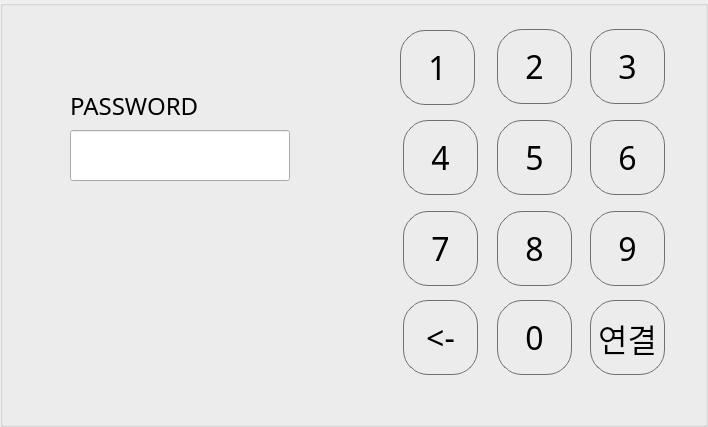
  <widget class="QGroupBox" name="grp_pwsetting">
   <property name="geometry">
    <rect>
     <x>40</x>
     <y>100</y>
     <width>708</width>
     <height>427</height>
    </rect>
   </property>
   <property name="title">
    <string/>
   </property>
   <widget class="QPushButton" name="b__3">
    <property name="geometry">
     <rect>
      <x>590</x>
      <y>29</y>
      <width>75</width>
      <height>75</height>
     </rect>
    </property>
    <property name="font">
     <font>
      <family>sunfont</family>
      <pointsize>24</pointsize>
     </font>
    </property>
    <property name="focusPolicy">
     <enum>Qt::NoFocus</enum>
    </property>
    <property name="styleSheet">
     <string>border: 1px solid rgb(112, 112, 112); 
Border-radius: 25px</string>
    </property>
    <property name="text">
     <string>3</string>
    </property>
   </widget>
   <widget class="QPushButton" name="b__0">
    <property name="geometry">
     <rect>
      <x>497</x>
      <y>300</y>
      <width>75</width>
      <height>75</height>
     </rect>
    </property>
    <property name="font">
     <font>
      <family>sunfont</family>
      <pointsize>24</pointsize>
     </font>
    </property>
    <property name="focusPolicy">
     <enum>Qt::NoFocus</enum>
    </property>
    <property name="styleSheet">
     <string>border: 1px solid rgb(112, 112, 112); 
Border-radius: 25px</string>
    </property>
    <property name="text">
     <string>0</string>
    </property>
   </widget>
   <widget class="QPushButton" name="b__7">
    <property name="geometry">
     <rect>
      <x>403</x>
      <y>211</y>
      <width>75</width>
      <height>75</height>
     </rect>
    </property>
    <property name="font">
     <font>
      <family>sunfont</family>
      <pointsize>24</pointsize>
     </font>
    </property>
    <property name="focusPolicy">
     <enum>Qt::NoFocus</enum>
    </property>
    <property name="styleSheet">
     <string>border: 1px solid rgb(112, 112, 112); 
Border-radius: 25px</string>
    </property>
    <property name="text">
     <string>7</string>
    </property>
   </widget>
   <widget class="QPushButton" name="b__1">
    <property name="geometry">
     <rect>
      <x>400</x>
      <y>30</y>
      <width>75</width>
      <height>75</height>
     </rect>
    </property>
    <property name="font">
     <font>
      <family>sunfont</family>
      <pointsize>24</pointsize>
      <kerning>true</kerning>
     </font>
    </property>
    <property name="focusPolicy">
     <enum>Qt::NoFocus</enum>
    </property>
    <property name="autoFillBackground">
     <bool>false</bool>
    </property>
    <property name="styleSheet">
     <string>border: 1px solid rgb(112, 112, 112); 
Border-radius: 25px</string>
    </property>
    <property name="text">
     <string>1</string>
    </property>
    <property name="checkable">
     <bool>false</bool>
    </property>
    <property name="autoRepeat">
     <bool>false</bool>
    </property>
    <property name="autoDefault">
     <bool>true</bool>
    </property>
    <property name="default">
     <bool>false</bool>
    </property>
    <property name="flat">
     <bool>false</bool>
    </property>
   </widget>
   <widget class="QPushButton" name="b__9">
    <property name="geometry">
     <rect>
      <x>590</x>
      <y>211</y>
      <width>75</width>
      <height>75</height>
     </rect>
    </property>
    <property name="font">
     <font>
      <family>sunfont</family>
      <pointsize>24</pointsize>
     </font>
    </property>
    <property name="focusPolicy">
     <enum>Qt::NoFocus</enum>
    </property>
    <property name="styleSheet">
     <string>border: 1px solid rgb(112, 112, 112); 
Border-radius: 25px</string>
    </property>
    <property name="text">
     <string>9</string>
    </property>
   </widget>
   <widget class="QPushButton" name="b__6">
    <property name="geometry">
     <rect>
      <x>590</x>
      <y>120</y>
      <width>75</width>
      <height>75</height>
     </rect>
    </property>
    <property name="font">
     <font>
      <family>sunfont</family>
      <pointsize>24</pointsize>
     </font>
    </property>
    <property name="focusPolicy">
     <enum>Qt::NoFocus</enum>
    </property>
    <property name="styleSheet">
     <string>border: 1px solid rgb(112, 112, 112); 
Border-radius: 25px</string>
    </property>
    <property name="text">
     <string>6</string>
    </property>
   </widget>
   <widget class="QPushButton" name="b__8">
    <property name="geometry">
     <rect>
      <x>497</x>
      <y>211</y>
      <width>75</width>
      <height>75</height>
     </rect>
    </property>
    <property name="font">
     <font>
      <family>sunfont</family>
      <pointsize>24</pointsize>
     </font>
    </property>
    <property name="focusPolicy">
     <enum>Qt::NoFocus</enum>
    </property>
    <property name="styleSheet">
     <string notr="true">border: 1px solid rgb(112, 112, 112); 
Border-radius: 25px</string>
    </property>
    <property name="text">
     <string>8</string>
    </property>
   </widget>
   <widget class="QPushButton" name="b__bs">
    <property name="geometry">
     <rect>
      <x>403</x>
      <y>300</y>
      <width>75</width>
      <height>75</height>
     </rect>
    </property>
    <property name="font">
     <font>
      <family>sunfont</family>
      <pointsize>24</pointsize>
     </font>
    </property>
    <property name="focusPolicy">
     <enum>Qt::NoFocus</enum>
    </property>
    <property name="styleSheet">
     <string>border: 1px solid rgb(112, 112, 112); 
Border-radius: 25px</string>
    </property>
    <property name="text">
     <string>&lt;-</string>
    </property>
   </widget>
   <widget class="QPushButton" name="b__2">
    <property name="geometry">
     <rect>
      <x>497</x>
      <y>29</y>
      <width>75</width>
      <height>75</height>
     </rect>
    </property>
    <property name="font">
     <font>
      <family>sunfont</family>
      <pointsize>24</pointsize>
     </font>
    </property>
    <property name="focusPolicy">
     <enum>Qt::NoFocus</enum>
    </property>
    <property name="styleSheet">
     <string>border: 1px solid rgb(112, 112, 112); 
Border-radius: 25px</string>
    </property>
    <property name="text">
     <string>2</string>
    </property>
   </widget>
   <widget class="QPushButton" name="b__4">
    <property name="geometry">
     <rect>
      <x>403</x>
      <y>120</y>
      <width>75</width>
      <height>75</height>
     </rect>
    </property>
    <property name="font">
     <font>
      <family>sunfont</family>
      <pointsize>24</pointsize>
     </font>
    </property>
    <property name="focusPolicy">
     <enum>Qt::NoFocus</enum>
    </property>
    <property name="styleSheet">
     <string notr="true">border: 1px solid rgb(112, 112, 112); 
Border-radius: 25px</string>
    </property>
    <property name="text">
     <string>4</string>
    </property>
   </widget>
   <widget class="QLabel" name="l_pw_label">
    <property name="geometry">
     <rect>
      <x>70</x>
      <y>90</y>
      <width>179</width>
      <height>31</height>
     </rect>
    </property>
    <property name="font">
     <font>
      <family>sunfont</family>
      <pointsize>18</pointsize>
     </font>
    </property>
    <property name="text">
     <string>PASSWORD</string>
    </property>
   </widget>
   <widget class="QLineEdit" name="lineEdit_pw">
    <property name="geometry">
     <rect>
      <x>70</x>
      <y>130</y>
      <width>220</width>
      <height>51</height>
     </rect>
    </property>
    <property name="palette">
     <palette>
      <active>
       <colorrole role="Highlight">
        <brush brushstyle="SolidPattern">
         <color alpha="255">
          <red>255</red>
          <green>85</green>
          <blue>0</blue>
         </color>
        </brush>
       </colorrole>
      </active>
      <inactive>
       <colorrole role="Highlight">
        <brush brushstyle="SolidPattern">
         <color alpha="255">
          <red>255</red>
          <green>85</green>
          <blue>0</blue>
         </color>
        </brush>
       </colorrole>
      </inactive>
      <disabled>
       <colorrole role="Highlight">
        <brush brushstyle="SolidPattern">
         <color alpha="255">
          <red>240</red>
          <green>240</green>
          <blue>240</blue>
         </color>
        </brush>
       </colorrole>
      </disabled>
     </palette>
    </property>
    <property name="font">
     <font>
      <family>sunfont</family>
      <pointsize>22</pointsize>
     </font>
    </property>
    <property name="text">
     <string/>
    </property>
   </widget>
   <widget class="QPushButton" name="b__try_connect">
    <property name="geometry">
     <rect>
      <x>590</x>
      <y>300</y>
      <width>75</width>
      <height>75</height>
     </rect>
    </property>
    <property name="font">
     <font>
      <family>sunfont</family>
      <pointsize>24</pointsize>
     </font>
    </property>
    <property name="focusPolicy">
     <enum>Qt::NoFocus</enum>
    </property>
    <property name="styleSheet">
     <string>border: 1px solid rgb(112, 112, 112); 
Border-radius: 25px</string>
    </property>
    <property name="text">
     <string>연결</string>
    </property>
   </widget>
   <widget class="QPushButton" name="b__5">
    <property name="geometry">
     <rect>
      <x>497</x>
      <y>120</y>
      <width>75</width>
      <height>75</height>
     </rect>
    </property>
    <property name="font">
     <font>
      <family>sunfont</family>
      <pointsize>24</pointsize>
     </font>
    </property>
    <property name="focusPolicy">
     <enum>Qt::NoFocus</enum>
    </property>
    <property name="styleSheet">
     <string>border: 1px solid rgb(112, 112, 112); 
Border-radius: 25px</string>
    </property>
    <property name="text">
     <string>5</string>
    </property>
   </widget>
   <widget class="QLabel" name="l_wwpa_info">
    <property name="geometry">
     <rect>
      <x>88</x>
      <y>229</y>
      <width>179</width>
      <height>31</height>
     </rect>
    </property>
    <property name="font">
     <font>
      <family>sunfont</family>
      <pointsize>18</pointsize>
     </font>
    </property>
    <property name="text">
     <string/>
    </property>
   </widget>
  </widget>
